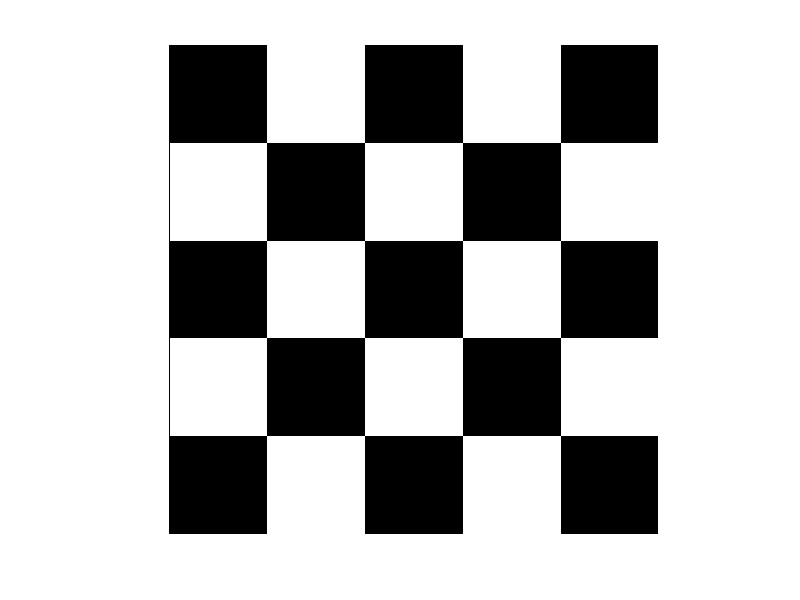

Write MATLAB code to recreate this figure.
clear;
clc;
r = input('Enter no. of rows: ')
c = input('Enter no. of columns: ')

for i = 1:r
    for j = 1:c
        if mod(i, 2) == 0    
            if mod(j, 2) == 0
                check_box(i, j) = 0;
            else
                check_box(i, j) = 255;
            end
        else
            if mod(j, 2) == 0
                check_box(i, j) = 255;
            else
                check_box(i, j) = 0;
            end
        end
    end
end
imshow(check_box);